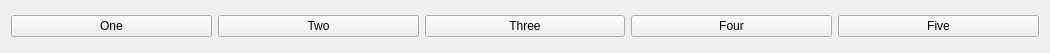
<?xml version="1.0" encoding="UTF-8"?>
<ui version="4.0">
 <class>Widget</class>
 <widget class="QWidget" name="Widget">
  <property name="geometry">
   <rect>
    <x>0</x>
    <y>0</y>
    <width>1050</width>
    <height>53</height>
   </rect>
  </property>
  <property name="windowTitle">
   <string>Widget</string>
  </property>
  <layout class="QHBoxLayout" name="horizontalLayout_2">
   <item>
    <layout class="QHBoxLayout" name="horizontalLayout">
     <item>
      <widget class="QPushButton" name="oneButton">
       <property name="text">
        <string>One</string>
       </property>
      </widget>
     </item>
     <item>
      <widget class="QPushButton" name="twoButton">
       <property name="text">
        <string>Two</string>
       </property>
      </widget>
     </item>
     <item>
      <widget class="QPushButton" name="threeButton">
       <property name="text">
        <string>Three</string>
       </property>
      </widget>
     </item>
     <item>
      <widget class="QPushButton" name="fourButton">
       <property name="text">
        <string>Four</string>
       </property>
      </widget>
     </item>
     <item>
      <widget class="QPushButton" name="fiveButton">
       <property name="text">
        <string>Five</string>
       </property>
      </widget>
     </item>
    </layout>
   </item>
  </layout>
 </widget>
 <resources/>
 <connections/>
</ui>
